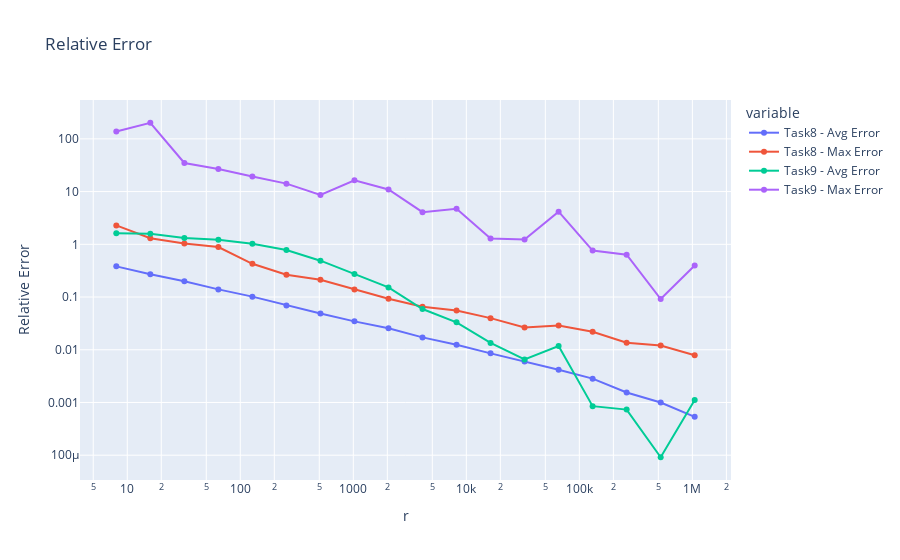

Notebook code cell kept with this figure:
### Code cell
df8 = pd.read_csv('output-task8/sketch', sep='\t').set_index('R')
df9 = pd.read_csv('output-task9/sketch', sep='\t').set_index('R')

df8.columns = 'Task8 - ' + df8.columns
df9.columns = 'Task9 - ' + df9.columns

df = pd.concat([df8, df9], axis=1)

# Plot insertion time using plotly library
fig = df.plot(title='Relative Error', markers=True, log_x=True, log_y=True)
# set y axis title
fig.update_yaxes(title_text="Relative Error")
fig.update_xaxes(title_text="r")
# Color the 4 lines with different colors
# set exponent format
# fig.update_yaxes(tickformat="E")
fig.show()

### Figure 1 — Plotly figure (JSON) as saved in the notebook; plotly's stock layout.template omitted (floating-point values rounded to 4 significant figures)
{"data": [{"hovertemplate": "variable=Task8 - Avg Error<br>R=%{x}<br>value=%{y}<extra></extra>", "legendgroup": "Task8 - Avg Error", "line": {"color": "#636efa", "dash": "solid"}, "marker": {"symbol": "circle"}, "mode": "lines+markers", "name": "Task8 - Avg Error", "orientation": "v", "showlegend": true, "type": "scatter", "x": [8, 16, 32, 64, 128, 256, 512, 1024, 2048, 4096, 8192, 16384, 32768, 65536, 131072, 262144, 524288, 1048576], "xaxis": "x", "y": [0.3819, 0.2695, 0.1995, 0.1397, 0.1018, 0.06937, 0.04858, 0.03456, 0.02559, 0.01716, 0.01239, 0.008541, 0.006017, 0.004177, 0.002831, 0.001549, 0.0009978, 0.0005345], "yaxis": "y"}, {"hovertemplate": "variable=Task8 - Max Error<br>R=%{x}<br>value=%{y}<extra></extra>", "legendgroup": "Task8 - Max Error", "line": {"color": "#EF553B", "dash": "solid"}, "marker": {"symbol": "circle"}, "mode": "lines+markers", "name": "Task8 - Max Error", "orientation": "v", "showlegend": true, "type": "scatter", "x": [8, 16, 32, 64, 128, 256, 512, 1024, 2048, 4096, 8192, 16384, 32768, 65536, 131072, 262144, 524288, 1048576], "xaxis": "x", "y": [2.284, 1.304, 1.038, 0.8893, 0.4269, 0.2655, 0.2119, 0.1389, 0.09248, 0.06533, 0.05566, 0.03978, 0.02642, 0.02892, 0.02186, 0.01364, 0.01203, 0.007876], "yaxis": "y"}, {"hovertemplate": "variable=Task9 - Avg Error<br>R=%{x}<br>value=%{y}<extra></extra>", "legendgroup": "Task9 - Avg Error", "line": {"color": "#00cc96", "dash": "solid"}, "marker": {"symbol": "circle"}, "mode": "lines+markers", "name": "Task9 - Avg Error", "orientation": "v", "showlegend": true, "type": "scatter", "x": [8, 16, 32, 64, 128, 256, 512, 1024, 2048, 4096, 8192, 16384, 32768, 65536, 131072, 262144, 524288, 1048576], "xaxis": "x", "y": [1.626, 1.581, 1.318, 1.219, 1.025, 0.7814, 0.4892, 0.2723, 0.1521, 0.05925, 0.03308, 0.01349, 0.006546, 0.01177, 0.0008525, 0.000733, 9.144e-05, 0.001109], "yaxis": "y"}, {"hovertemplate": "variable=Task9 - Max Error<br>R=%{x}<br>value=%{y}<extra></extra>", "legendgroup": "Task9 - Max Error", "line": {"color": "#ab63fa", "dash": "solid"}, "marker": {"symbol": "circle"}, "mode": "lines+markers", "name": "Task9 - Max Error", "orientation": "v", "showlegend": true, "type": "scatter", "x": [8, 16, 32, 64, 128, 256, 512, 1024, 2048, 4096, 8192, 16384, 32768, 65536, 131072, 262144, 524288, 1048576], "xaxis": "x", "y": [137.8, 202.1, 34.88, 26.88, 19.38, 14.15, 8.637, 16.37, 10.96, 4.069, 4.702, 1.293, 1.229, 4.164, 0.7609, 0.6346, 0.09144, 0.3967], "yaxis": "y"}], "layout": {"legend": {"title": {"text": "variable"}, "tracegroupgap": 0}, "title": {"text": "Relative Error"}, "xaxis": {"anchor": "y", "domain": [0, 1], "title": {"text": "r"}, "type": "log"}, "yaxis": {"anchor": "x", "domain": [0, 1], "title": {"text": "Relative Error"}, "type": "log"}}}
